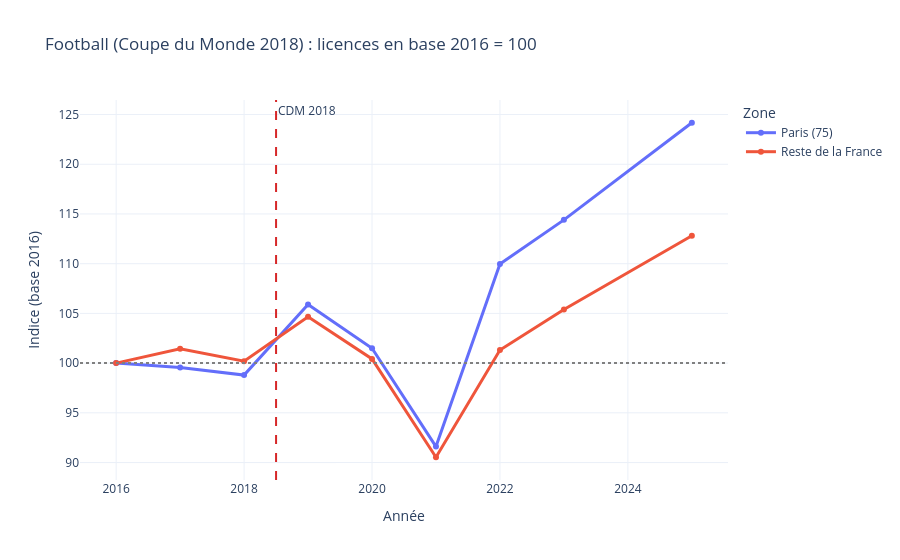

This figure's notebook cell:
### Markdown cell above
### 1.3. Point de comparaison hors JO : la Coupe du Monde de Football 2018

Comme notre sujet porte sur les performances de la France en général et pas uniquement sur Paris 2024, on a voulu faire un parallèle avec la victoire des Bleus en 2018 sur la Fédération Française de Football (code `111`). On compare l'évolution à Paris face au reste du pays en base 100 sur 2016.

### Code cell
# base 100 en 2016 sur le foot (code 111)
df_foot_100 = pr.preparer_serie_base_100(
    df_licences, CODES_CLES["FFF"], dep_cible="75", annee_ref=2016, label_cible="Paris (75)", col_fed="code_fed"
)
ecart_foot = pr.calculer_ecart_double_difference(df_foot_100, "Paris (75)", 2016, 2023)
print(f"ecart Paris vs reste de la France (2016-2023) : {ecart_foot:+.1f} pts")

vz.plot_effet_local_base100(
    df_foot_100, "Football", "Coupe du Monde 2018", annee_ref=2016, annee_evenement=2018.5, evenement_label="CDM 2018"
).show()

### Figure 1 — Plotly figure (JSON) as saved in the notebook; plotly's stock layout.template omitted (floating-point values rounded to 4 significant figures)
{"data": [{"hovertemplate": "Zone=Paris (75)<br>Année=%{x}<br>Indice (base 2016)=%{y}<extra></extra>", "legendgroup": "Paris (75)", "line": {"color": "#636efa", "dash": "solid", "width": 3}, "marker": {"symbol": "circle"}, "mode": "lines+markers", "name": "Paris (75)", "orientation": "v", "showlegend": true, "type": "scatter", "x": [2016, 2017, 2018, 2019, 2020, 2021, 2022, 2023, 2025], "xaxis": "x", "y": [100.0, 99.57, 98.8, 105.9, 101.5, 91.61, 110.0, 114.4, 124.2], "yaxis": "y"}, {"hovertemplate": "Zone=Reste de la France<br>Année=%{x}<br>Indice (base 2016)=%{y}<extra></extra>", "legendgroup": "Reste de la France", "line": {"color": "#EF553B", "dash": "solid", "width": 3}, "marker": {"symbol": "circle"}, "mode": "lines+markers", "name": "Reste de la France", "orientation": "v", "showlegend": true, "type": "scatter", "x": [2016, 2017, 2018, 2019, 2020, 2021, 2022, 2023, 2025], "xaxis": "x", "y": [100.0, 101.4, 100.2, 104.7, 100.4, 90.53, 101.3, 105.4, 112.8], "yaxis": "y"}], "layout": {"annotations": [{"showarrow": false, "text": "CDM 2018", "x": 2018.0, "xanchor": "left", "xref": "x", "y": 1, "yanchor": "top", "yref": "y domain"}], "legend": {"title": {"text": "Zone"}, "tracegroupgap": 0}, "shapes": [{"line": {"color": "gray", "dash": "dot"}, "type": "line", "x0": 0, "x1": 1, "xref": "x domain", "y0": 100, "y1": 100, "yref": "y"}, {"line": {"color": "#d62728", "dash": "dash"}, "type": "line", "x0": 2018.0, "x1": 2018.0, "xref": "x", "y0": 0, "y1": 1, "yref": "y domain"}], "title": {"text": "Football (Coupe du Monde 2018) : licences en base 2016 = 100"}, "xaxis": {"anchor": "y", "domain": [0, 1], "title": {"text": "Année"}}, "yaxis": {"anchor": "x", "domain": [0, 1], "title": {"text": "Indice (base 2016)"}}}}
